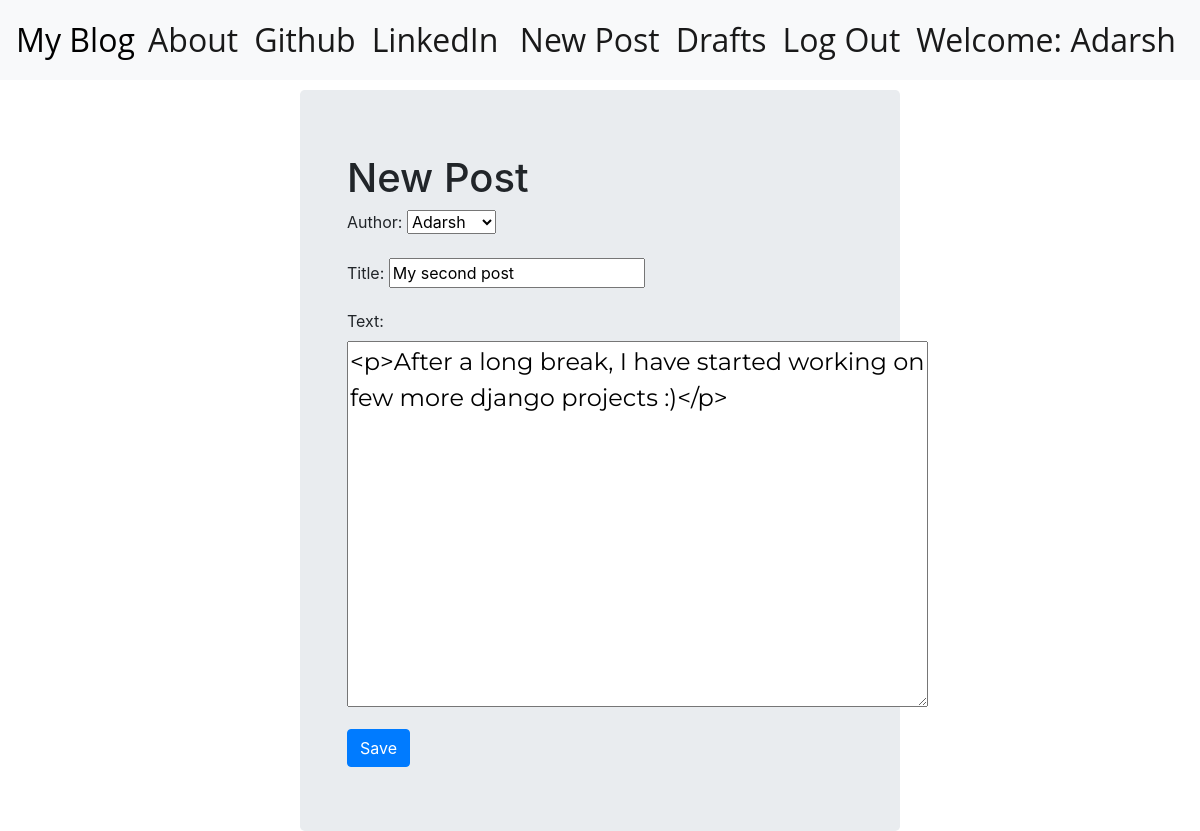
The app's page /post/5/edit/ (signed in) with its own data.
### blog/models.py (models this page shows, shortened)
class Post(models.Model):
    author = models.ForeignKey('auth.User',on_delete=models.CASCADE)
    title = models.CharField(max_length=200)
    text = models.TextField()
    create_date = models.DateTimeField(default=timezone.now)
    published_date = models.DateTimeField(blank=True,null=True)

### blog/views.py (the view)
# urls.py: path('post/<int:pk>/edit/',views.PostUpdateView.as_view(),name='post_edit'),
class PostUpdateView(LoginRequiredMixin,UpdateView):
    login_url = '/login/'
    redirect_field_name = 'blog/post_detail.html'
    form_class = PostForm
    model = Post

### blog/forms.py
class PostForm(forms.ModelForm):
    class Meta():
        model = Post
        fields = ('author','title','text')
        widgets = {
            'title':forms.TextInput(attrs={'class':'textinputclass'}),
            'text':forms.Textarea(attrs={'class':'editable medium-editor-textarea postcontent'})
        }

### blog/templates/blog/post_form.html (shortened to what this page needs)
{% extends 'blog/base.html' %}
{% block content %}
  <h1>New Post</h1>
  <form class="post-form" method="POST">
    {{ form.as_p }}
    <button type="submit" class="save btn btn-primary">Save</button>
  </form>
{% endblock %}

### blog/templates/blog/base.html (shortened to what this page needs)
<!DOCTYPE html>
{% load staticfiles %}
<html lang="en" dir="ltr">
  <head>
    <link rel="stylesheet" href="https://stackpath.bootstrapcdn.com/bootstrap/4.5.2/css/bootstrap.min.css">
    <link rel="stylesheet" href="//cdn.jsdelivr.net/npm/medium-editor@latest/dist/css/medium-editor.min.css" type="text/css" media="screen" charset="utf-8">
    <link rel="stylesheet" href="{% static 'css/blog.css' %}">
  </head>
  <body>
    <nav class="navbar navbar-expand-lg navbar-light bg-light techfont">
      <div class="collapse navbar-collapse" id="navbarSupportedContent">
        <ul class="nav navbar-nav">
          <li class="nav-item active"><a class="navbar-bigbrand" id="brnd" href="{% url 'blog:post_list' %}">My Blog</a></li>
        </ul>
        <ul class="nav navbar-nav mr-auto">
          <li class="nav-item active"><a class="nav-link" href="{% url 'blog:about' %}">About</a></li>
          <li class="nav-item active"><a class="nav-link" href="https://www.github.com">Github</a></li>
          <li class="nav-item active"><a class="nav-link" href="https://www.linkedin.com">LinkedIn</a></li>
       </ul>
       <ul class="nav navbar-nav">
         {% if user.is_authenticated %}
          <li class="nav-item active"><a class="nav-link" href="{% url 'blog:post_new' %}">New Post</a><li>
          <li class="nav-item active"><a class="nav-link" href="{% url 'blog:post_draft_list' %}">Drafts</a><li>
          <li class="nav-item active"><a class="nav-link" href="{% url 'logout' %}">Log Out</a><li>
          <li class="nav-item active"><a class="nav-link">Welcome: {{user.username}}</a></li>
         {% else %}
          <li class="nav-item active"><a class="nav-link" href="{% url 'login' %}">Login</a></li>
         {% endif %}
       </ul>
     </div>
   </nav>
  <div class="jumbotron jb">
    <div class="content container">
      <div class="row">
        <div class="col-lg-12 col-md-12 col-sm-12 col-xs-12 float-md-center">
          <div class="blog_posts">
            {% block content %}
            {% endblock %}
          </div>
        </div>
      </div>
    </div>
  </div>
  </body>
</html>

### blog/static/css/blog.css (style rules this page uses)
.techfont { font-family: 'Open Sans',sans-serif; font-size: 2em; margin-bottom: 10px; }
.jb { margin: 0px 300px 0px 300px; }
#brnd { color:black; padding-right: 5px; }
.postcontent { font-family: 'Montserrat'; font-size: 1.5em; }

### records on screen
Post: author "Adarsh", title "My second post", text "<p>After a long break, I have started working on few more django projects :)</p>"

### other values on screen
{{ user.username }} "Adarsh"
